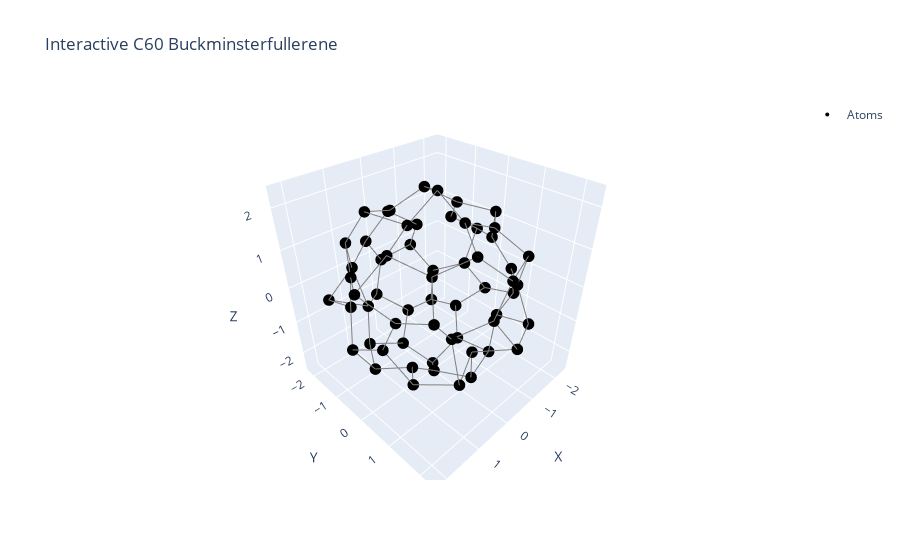

The notebook cell this image was saved under:
### Code cell
start = 0
stop = 60
# Create scatter plot of atoms
atoms = go.Scatter3d(
    x=scaled_points[start:stop, 0],
    y=scaled_points[start:stop, 1],
    z=scaled_points[start:stop, 2],
    mode='markers',
    marker=dict(size=4, color='black'),
    name='Atoms'
)

# Create lines between atoms within bonding distance
D = squareform(pdist(scaled_points))
threshold = 1.1  # bond cutoff

bond_length = 1
tolerance = 0.1  # allow tiny numerical error

# Only draw edges where distance ≈ bond length
edges = []
for i in range(len(scaled_points)):
    for j in range(i + 1, len(scaled_points)):
        dist = np.linalg.norm(scaled_points[i] - scaled_points[j])
        if abs(dist - bond_length) < tolerance:
            edges.append(go.Scatter3d(
                x=[scaled_points[i, 0], scaled_points[j, 0], None],
                y=[scaled_points[i, 1], scaled_points[j, 1], None],
                z=[scaled_points[i, 2], scaled_points[j, 2], None],
                mode='lines',
                line=dict(color='gray', width=2),
                showlegend=False
            ))


# Combine all objects
fig = go.Figure(data=[atoms] + edges)
fig.update_layout(
    title='Interactive C60 Buckminsterfullerene',
    scene=dict(
        xaxis=dict(title='X'),
        yaxis=dict(title='Y'),
        zaxis=dict(title='Z'),
        aspectmode='data'
    )
)

fig.show()

### Figure 1 — Plotly figure (JSON) as saved in the notebook; plotly's stock layout.template omitted (floating-point values rounded to 4 significant figures)
{"data": [{"marker": {"color": "black", "size": 4}, "mode": "markers", "name": "Atoms", "type": "scatter3d", "x": [1.438, 2.188, 0.599, 1.721, 1.68, 1.772, 1.881, 2.086, -0.1285, 0.3363, -0.1701, 1.004, 1.585, -0.2152, 0.1527, 0.999, -1.246, -1.675, -0.5633, -0.9535, -1.111, -1.934, -1.839, -1.205, -0.3326, -1.033, 0.1396, -1.599, -2.347, -1.162, -1.287, -1.7, 1.263, 1.013, 0.9891, 0.2403, -0.2483, 1.674, 0.8782, 0.1729, -1.242, -1.235, -0.3077, -0.6847, -1.178, -2.124, -2.109, -0.8062, 0.2719, -0.2422, -1.136, 0.1256, 1.162, 1.725, 1.154, 0.4669, 0.325, 1.152, 1.628, -0.06406], "y": [0.2471, 0.147, -0.09828, -0.6397, -0.8541, 0.7979, 0.4584, -0.3569, 0.8031, 1.549, -0.004664, 1.019, 1.658, 2.014, 1.918, 1.556, -0.4439, 0.3661, -0.8097, 0.915, 1.731, 0.1187, 0.842, 1.485, -1.866, -1.608, -1.196, -0.954, -0.7038, -2.036, -1.288, -0.5339, -1.397, -1.652, -0.9698, -2.092, -2.178, -1.782, -1.356, -1.933, -0.3848, -1.307, -1.251, 0.2117, 1.014, 0.7986, -0.1189, 1.149, 1.498, 2.298, 1.948, 1.397, 0.5281, 1.185, 1.942, 0.5155, -0.7679, -1.059, -0.2464, -0.07376], "z": [1.579, 1.004, 1.784, 0.8018, -0.1051, 0.4441, -0.3992, -0.7879, 1.9, 1.636, 2.326, 1.254, 0.8062, 1.053, 0.2151, 0.03514, 1.591, 1.479, 2.057, 1.531, 1.114, 0.6238, 0.08184, 0.2268, 1.184, 0.6701, 1.59, 0.919, 0.4032, -0.1395, -0.6932, -0.3049, 1.127, 0.2684, 1.919, 0.494, -0.2849, -0.3974, -0.7774, -1.067, -1.37, -1.652, -1.488, -1.799, -0.8685, -0.8133, -1.088, -1.745, -0.8242, -0.5565, -0.5899, -1.782, -1.343, -0.9817, -0.8501, -1.945, -1.965, -1.644, -1.613, -2.458]}, {"line": {"color": "gray", "width": 2}, "mode": "lines", "showlegend": false, "type": "scatter3d", "x": [1.438, 2.188, null], "y": [0.2471, 0.147, null], "z": [1.579, 1.004, null]}, {"line": {"color": "gray", "width": 2}, "mode": "lines", "showlegend": false, "type": "scatter3d", "x": [1.438, 0.599, null], "y": [0.2471, -0.09828, null], "z": [1.579, 1.784, null]}, {"line": {"color": "gray", "width": 2}, "mode": "lines", "showlegend": false, "type": "scatter3d", "x": [1.438, 1.004, null], "y": [0.2471, 1.019, null], "z": [1.579, 1.254, null]}, {"line": {"color": "gray", "width": 2}, "mode": "lines", "showlegend": false, "type": "scatter3d", "x": [2.188, 1.721, null], "y": [0.147, -0.6397, null], "z": [1.004, 0.8018, null]}, {"line": {"color": "gray", "width": 2}, "mode": "lines", "showlegend": false, "type": "scatter3d", "x": [2.188, 1.772, null], "y": [0.147, 0.7979, null], "z": [1.004, 0.4441, null]}, {"line": {"color": "gray", "width": 2}, "mode": "lines", "showlegend": false, "type": "scatter3d", "x": [0.599, -0.1701, null], "y": [-0.09828, -0.004664, null], "z": [1.784, 2.326, null]}, {"line": {"color": "gray", "width": 2}, "mode": "lines", "showlegend": false, "type": "scatter3d", "x": [0.599, 0.9891, null], "y": [-0.09828, -0.9698, null], "z": [1.784, 1.919, null]}, {"line": {"color": "gray", "width": 2}, "mode": "lines", "showlegend": false, "type": "scatter3d", "x": [1.721, 1.68, null], "y": [-0.6397, -0.8541, null], "z": [0.8018, -0.1051, null]}, {"line": {"color": "gray", "width": 2}, "mode": "lines", "showlegend": false, "type": "scatter3d", "x": [1.721, 1.263, null], "y": [-0.6397, -1.397, null], "z": [0.8018, 1.127, null]}, {"line": {"color": "gray", "width": 2}, "mode": "lines", "showlegend": false, "type": "scatter3d", "x": [1.68, 2.086, null], "y": [-0.8541, -0.3569, null], "z": [-0.1051, -0.7879, null]}, {"line": {"color": "gray", "width": 2}, "mode": "lines", "showlegend": false, "type": "scatter3d", "x": [1.68, 1.674, null], "y": [-0.8541, -1.782, null], "z": [-0.1051, -0.3974, null]}, {"line": {"color": "gray", "width": 2}, "mode": "lines", "showlegend": false, "type": "scatter3d", "x": [1.772, 1.881, null], "y": [0.7979, 0.4584, null], "z": [0.4441, -0.3992, null]}, {"line": {"color": "gray", "width": 2}, "mode": "lines", "showlegend": false, "type": "scatter3d", "x": [1.772, 1.585, null], "y": [0.7979, 1.658, null], "z": [0.4441, 0.8062, null]}, {"line": {"color": "gray", "width": 2}, "mode": "lines", "showlegend": false, "type": "scatter3d", "x": [1.881, 2.086, null], "y": [0.4584, -0.3569, null], "z": [-0.3992, -0.7879, null]}, {"line": {"color": "gray", "width": 2}, "mode": "lines", "showlegend": false, "type": "scatter3d", "x": [1.881, 1.725, null], "y": [0.4584, 1.185, null], "z": [-0.3992, -0.9817, null]}, {"line": {"color": "gray", "width": 2}, "mode": "lines", "showlegend": false, "type": "scatter3d", "x": [2.086, 1.628, null], "y": [-0.3569, -0.2464, null], "z": [-0.7879, -1.613, null]}, {"line": {"color": "gray", "width": 2}, "mode": "lines", "showlegend": false, "type": "scatter3d", "x": [-0.1285, 0.3363, null], "y": [0.8031, 1.549, null], "z": [1.9, 1.636, null]}, {"line": {"color": "gray", "width": 2}, "mode": "lines", "showlegend": false, "type": "scatter3d", "x": [-0.1285, -0.1701, null], "y": [0.8031, -0.004664, null], "z": [1.9, 2.326, null]}, {"line": {"color": "gray", "width": 2}, "mode": "lines", "showlegend": false, "type": "scatter3d", "x": [-0.1285, -0.9535, null], "y": [0.8031, 0.915, null], "z": [1.9, 1.531, null]}, {"line": {"color": "gray", "width": 2}, "mode": "lines", "showlegend": false, "type": "scatter3d", "x": [0.3363, 1.004, null], "y": [1.549, 1.019, null], "z": [1.636, 1.254, null]}, {"line": {"color": "gray", "width": 2}, "mode": "lines", "showlegend": false, "type": "scatter3d", "x": [0.3363, -0.2152, null], "y": [1.549, 2.014, null], "z": [1.636, 1.053, null]}, {"line": {"color": "gray", "width": 2}, "mode": "lines", "showlegend": false, "type": "scatter3d", "x": [-0.1701, -0.5633, null], "y": [-0.004664, -0.8097, null], "z": [2.326, 2.057, null]}, {"line": {"color": "gray", "width": 2}, "mode": "lines", "showlegend": false, "type": "scatter3d", "x": [1.004, 1.585, null], "y": [1.019, 1.658, null], "z": [1.254, 0.8062, null]}, {"line": {"color": "gray", "width": 2}, "mode": "lines", "showlegend": false, "type": "scatter3d", "x": [1.585, 0.999, null], "y": [1.658, 1.556, null], "z": [0.8062, 0.03514, null]}, {"line": {"color": "gray", "width": 2}, "mode": "lines", "showlegend": false, "type": "scatter3d", "x": [-0.2152, 0.1527, null], "y": [2.014, 1.918, null], "z": [1.053, 0.2151, null]}, {"line": {"color": "gray", "width": 2}, "mode": "lines", "showlegend": false, "type": "scatter3d", "x": [-0.2152, -1.111, null], "y": [2.014, 1.731, null], "z": [1.053, 1.114, null]}, {"line": {"color": "gray", "width": 2}, "mode": "lines", "showlegend": false, "type": "scatter3d", "x": [0.1527, 0.999, null], "y": [1.918, 1.556, null], "z": [0.2151, 0.03514, null]}, {"line": {"color": "gray", "width": 2}, "mode": "lines", "showlegend": false, "type": "scatter3d", "x": [0.1527, -0.2422, null], "y": [1.918, 2.298, null], "z": [0.2151, -0.5565, null]}, {"line": {"color": "gray", "width": 2}, "mode": "lines", "showlegend": false, "type": "scatter3d", "x": [0.999, 1.154, null], "y": [1.556, 1.942, null], "z": [0.03514, -0.8501, null]}, {"line": {"color": "gray", "width": 2}, "mode": "lines", "showlegend": false, "type": "scatter3d", "x": [-1.246, -1.675, null], "y": [-0.4439, 0.3661, null], "z": [1.591, 1.479, null]}, {"line": {"color": "gray", "width": 2}, "mode": "lines", "showlegend": false, "type": "scatter3d", "x": [-1.246, -0.5633, null], "y": [-0.4439, -0.8097, null], "z": [1.591, 2.057, null]}, {"line": {"color": "gray", "width": 2}, "mode": "lines", "showlegend": false, "type": "scatter3d", "x": [-1.246, -1.599, null], "y": [-0.4439, -0.954, null], "z": [1.591, 0.919, null]}, {"line": {"color": "gray", "width": 2}, "mode": "lines", "showlegend": false, "type": "scatter3d", "x": [-1.675, -0.9535, null], "y": [0.3661, 0.915, null], "z": [1.479, 1.531, null]}, {"line": {"color": "gray", "width": 2}, "mode": "lines", "showlegend": false, "type": "scatter3d", "x": [-1.675, -1.934, null], "y": [0.3661, 0.1187, null], "z": [1.479, 0.6238, null]}, {"line": {"color": "gray", "width": 2}, "mode": "lines", "showlegend": false, "type": "scatter3d", "x": [-0.5633, 0.1396, null], "y": [-0.8097, -1.196, null], "z": [2.057, 1.59, null]}, {"line": {"color": "gray", "width": 2}, "mode": "lines", "showlegend": false, "type": "scatter3d", "x": [-0.9535, -1.111, null], "y": [0.915, 1.731, null], "z": [1.531, 1.114, null]}, {"line": {"color": "gray", "width": 2}, "mode": "lines", "showlegend": false, "type": "scatter3d", "x": [-1.111, -1.205, null], "y": [1.731, 1.485, null], "z": [1.114, 0.2268, null]}, {"line": {"color": "gray", "width": 2}, "mode": "lines", "showlegend": false, "type": "scatter3d", "x": [-1.934, -1.839, null], "y": [0.1187, 0.842, null], "z": [0.6238, 0.08184, null]}, {"line": {"color": "gray", "width": 2}, "mode": "lines", "showlegend": false, "type": "scatter3d", "x": [-1.934, -2.347, null], "y": [0.1187, -0.7038, null], "z": [0.6238, 0.4032, null]}, {"line": {"color": "gray", "width": 2}, "mode": "lines", "showlegend": false, "type": "scatter3d", "x": [-1.839, -1.205, null], "y": [0.842, 1.485, null], "z": [0.08184, 0.2268, null]}, {"line": {"color": "gray", "width": 2}, "mode": "lines", "showlegend": false, "type": "scatter3d", "x": [-1.839, -2.124, null], "y": [0.842, 0.7986, null], "z": [0.08184, -0.8133, null]}, {"line": {"color": "gray", "width": 2}, "mode": "lines", "showlegend": false, "type": "scatter3d", "x": [-1.205, -1.136, null], "y": [1.485, 1.948, null], "z": [0.2268, -0.5899, null]}, {"line": {"color": "gray", "width": 2}, "mode": "lines", "showlegend": false, "type": "scatter3d", "x": [-0.3326, -1.033, null], "y": [-1.866, -1.608, null], "z": [1.184, 0.6701, null]}, {"line": {"color": "gray", "width": 2}, "mode": "lines", "showlegend": false, "type": "scatter3d", "x": [-0.3326, 0.1396, null], "y": [-1.866, -1.196, null], "z": [1.184, 1.59, null]}, {"line": {"color": "gray", "width": 2}, "mode": "lines", "showlegend": false, "type": "scatter3d", "x": [-0.3326, 0.2403, null], "y": [-1.866, -2.092, null], "z": [1.184, 0.494, null]}, {"line": {"color": "gray", "width": 2}, "mode": "lines", "showlegend": false, "type": "scatter3d", "x": [-1.033, -1.162, null], "y": [-1.608, -2.036, null], "z": [0.6701, -0.1395, null]}, {"line": {"color": "gray", "width": 2}, "mode": "lines", "showlegend": false, "type": "scatter3d", "x": [0.1396, 0.9891, null], "y": [-1.196, -0.9698, null], "z": [1.59, 1.919, null]}, {"line": {"color": "gray", "width": 2}, "mode": "lines", "showlegend": false, "type": "scatter3d", "x": [-1.599, -2.347, null], "y": [-0.954, -0.7038, null], "z": [0.919, 0.4032, null]}, {"line": {"color": "gray", "width": 2}, "mode": "lines", "showlegend": false, "type": "scatter3d", "x": [-2.347, -1.7, null], "y": [-0.7038, -0.5339, null], "z": [0.4032, -0.3049, null]}, {"line": {"color": "gray", "width": 2}, "mode": "lines", "showlegend": false, "type": "scatter3d", "x": [-1.162, -1.287, null], "y": [-2.036, -1.288, null], "z": [-0.1395, -0.6932, null]}, {"line": {"color": "gray", "width": 2}, "mode": "lines", "showlegend": false, "type": "scatter3d", "x": [-1.162, -0.2483, null], "y": [-2.036, -2.178, null], "z": [-0.1395, -0.2849, null]}, {"line": {"color": "gray", "width": 2}, "mode": "lines", "showlegend": false, "type": "scatter3d", "x": [-1.287, -1.7, null], "y": [-1.288, -0.5339, null], "z": [-0.6932, -0.3049, null]}, {"line": {"color": "gray", "width": 2}, "mode": "lines", "showlegend": false, "type": "scatter3d", "x": [-1.287, -1.235, null], "y": [-1.288, -1.307, null], "z": [-0.6932, -1.652, null]}, {"line": {"color": "gray", "width": 2}, "mode": "lines", "showlegend": false, "type": "scatter3d", "x": [-1.7, -2.109, null], "y": [-0.5339, -0.1189, null], "z": [-0.3049, -1.088, null]}, {"line": {"color": "gray", "width": 2}, "mode": "lines", "showlegend": false, "type": "scatter3d", "x": [1.263, 1.013, null], "y": [-1.397, -1.652, null], "z": [1.127, 0.2684, null]}, {"line": {"color": "gray", "width": 2}, "mode": "lines", "showlegend": false, "type": "scatter3d", "x": [1.263, 0.9891, null], "y": [-1.397, -0.9698, null], "z": [1.127, 1.919, null]}, {"line": {"color": "gray", "width": 2}, "mode": "lines", "showlegend": false, "type": "scatter3d", "x": [1.013, 0.2403, null], "y": [-1.652, -2.092, null], "z": [0.2684, 0.494, null]}, {"line": {"color": "gray", "width": 2}, "mode": "lines", "showlegend": false, "type": "scatter3d", "x": [1.013, 1.674, null], "y": [-1.652, -1.782, null], "z": [0.2684, -0.3974, null]}, {"line": {"color": "gray", "width": 2}, "mode": "lines", "showlegend": false, "type": "scatter3d", "x": [1.013, 0.8782, null], "y": [-1.652, -1.356, null], "z": [0.2684, -0.7774, null]}, {"line": {"color": "gray", "width": 2}, "mode": "lines", "showlegend": false, "type": "scatter3d", "x": [0.2403, -0.2483, null], "y": [-2.092, -2.178, null], "z": [0.494, -0.2849, null]}, {"line": {"color": "gray", "width": 2}, "mode": "lines", "showlegend": false, "type": "scatter3d", "x": [-0.2483, 0.1729, null], "y": [-2.178, -1.933, null], "z": [-0.2849, -1.067, null]}, {"line": {"color": "gray", "width": 2}, "mode": "lines", "showlegend": false, "type": "scatter3d", "x": [1.674, 0.8782, null], "y": [-1.782, -1.356, null], "z": [-0.3974, -0.7774, null]}, {"line": {"color": "gray", "width": 2}, "mode": "lines", "showlegend": false, "type": "scatter3d", "x": [0.8782, 0.1729, null], "y": [-1.356, -1.933, null], "z": [-0.7774, -1.067, null]}, {"line": {"color": "gray", "width": 2}, "mode": "lines", "showlegend": false, "type": "scatter3d", "x": [0.8782, 1.152, null], "y": [-1.356, -1.059, null], "z": [-0.7774, -1.644, null]}, {"line": {"color": "gray", "width": 2}, "mode": "lines", "showlegend": false, "type": "scatter3d", "x": [0.1729, -0.3077, null], "y": [-1.933, -1.251, null], "z": [-1.067, -1.488, null]}, {"line": {"color": "gray", "width": 2}, "mode": "lines", "showlegend": false, "type": "scatter3d", "x": [-1.242, -1.235, null], "y": [-0.3848, -1.307, null], "z": [-1.37, -1.652, null]}, {"line": {"color": "gray", "width": 2}, "mode": "lines", "showlegend": false, "type": "scatter3d", "x": [-1.242, -0.6847, null], "y": [-0.3848, 0.2117, null], "z": [-1.37, -1.799, null]}, {"line": {"color": "gray", "width": 2}, "mode": "lines", "showlegend": false, "type": "scatter3d", "x": [-1.242, -2.109, null], "y": [-0.3848, -0.1189, null], "z": [-1.37, -1.088, null]}, {"line": {"color": "gray", "width": 2}, "mode": "lines", "showlegend": false, "type": "scatter3d", "x": [-1.235, -0.3077, null], "y": [-1.307, -1.251, null], "z": [-1.652, -1.488, null]}, {"line": {"color": "gray", "width": 2}, "mode": "lines", "showlegend": false, "type": "scatter3d", "x": [-0.3077, 0.325, null], "y": [-1.251, -0.7679, null], "z": [-1.488, -1.965, null]}, {"line": {"color": "gray", "width": 2}, "mode": "lines", "showlegend": false, "type": "scatter3d", "x": [-0.6847, -0.8062, null], "y": [0.2117, 1.149, null], "z": [-1.799, -1.745, null]}, {"line": {"color": "gray", "width": 2}, "mode": "lines", "showlegend": false, "type": "scatter3d", "x": [-0.6847, -0.06406, null], "y": [0.2117, -0.07376, null], "z": [-1.799, -2.458, null]}, {"line": {"color": "gray", "width": 2}, "mode": "lines", "showlegend": false, "type": "scatter3d", "x": [-1.178, -2.124, null], "y": [1.014, 0.7986, null], "z": [-0.8685, -0.8133, null]}, {"line": {"color": "gray", "width": 2}, "mode": "lines", "showlegend": false, "type": "scatter3d", "x": [-1.178, -0.8062, null], "y": [1.014, 1.149, null], "z": [-0.8685, -1.745, null]}, {"line": {"color": "gray", "width": 2}, "mode": "lines", "showlegend": false, "type": "scatter3d", "x": [-1.178, -1.136, null], "y": [1.014, 1.948, null], "z": [-0.8685, -0.5899, null]}, {"line": {"color": "gray", "width": 2}, "mode": "lines", "showlegend": false, "type": "scatter3d", "x": [-2.124, -2.109, null], "y": [0.7986, -0.1189, null], "z": [-0.8133, -1.088, null]}, {"line": {"color": "gray", "width": 2}, "mode": "lines", "showlegend": false, "type": "scatter3d", "x": [-0.8062, 0.1256, null], "y": [1.149, 1.397, null], "z": [-1.745, -1.782, null]}, {"line": {"color": "gray", "width": 2}, "mode": "lines", "showlegend": false, "type": "scatter3d", "x": [0.2719, -0.2422, null], "y": [1.498, 2.298, null], "z": [-0.8242, -0.5565, null]}, {"line": {"color": "gray", "width": 2}, "mode": "lines", "showlegend": false, "type": "scatter3d", "x": [0.2719, 0.1256, null], "y": [1.498, 1.397, null], "z": [-0.8242, -1.782, null]}, {"line": {"color": "gray", "width": 2}, "mode": "lines", "showlegend": false, "type": "scatter3d", "x": [0.2719, 1.154, null], "y": [1.498, 1.942, null], "z": [-0.8242, -0.8501, null]}, {"line": {"color": "gray", "width": 2}, "mode": "lines", "showlegend": false, "type": "scatter3d", "x": [-0.2422, -1.136, null], "y": [2.298, 1.948, null], "z": [-0.5565, -0.5899, null]}, {"line": {"color": "gray", "width": 2}, "mode": "lines", "showlegend": false, "type": "scatter3d", "x": [0.1256, 0.4669, null], "y": [1.397, 0.5155, null], "z": [-1.782, -1.945, null]}, {"line": {"color": "gray", "width": 2}, "mode": "lines", "showlegend": false, "type": "scatter3d", "x": [1.162, 1.725, null], "y": [0.5281, 1.185, null], "z": [-1.343, -0.9817, null]}, {"line": {"color": "gray", "width": 2}, "mode": "lines", "showlegend": false, "type": "scatter3d", "x": [1.162, 0.4669, null], "y": [0.5281, 0.5155, null], "z": [-1.343, -1.945, null]}, {"line": {"color": "gray", "width": 2}, "mode": "lines", "showlegend": false, "type": "scatter3d", "x": [1.162, 1.628, null], "y": [0.5281, -0.2464, null], "z": [-1.343, -1.613, null]}, {"line": {"color": "gray", "width": 2}, "mode": "lines", "showlegend": false, "type": "scatter3d", "x": [1.725, 1.154, null], "y": [1.185, 1.942, null], "z": [-0.9817, -0.8501, null]}, {"line": {"color": "gray", "width": 2}, "mode": "lines", "showlegend": false, "type": "scatter3d", "x": [0.4669, -0.06406, null], "y": [0.5155, -0.07376, null], "z": [-1.945, -2.458, null]}, {"line": {"color": "gray", "width": 2}, "mode": "lines", "showlegend": false, "type": "scatter3d", "x": [0.325, 1.152, null], "y": [-0.7679, -1.059, null], "z": [-1.965, -1.644, null]}, {"line": {"color": "gray", "width": 2}, "mode": "lines", "showlegend": false, "type": "scatter3d", "x": [0.325, -0.06406, null], "y": [-0.7679, -0.07376, null], "z": [-1.965, -2.458, null]}, {"line": {"color": "gray", "width": 2}, "mode": "lines", "showlegend": false, "type": "scatter3d", "x": [1.152, 1.628, null], "y": [-1.059, -0.2464, null], "z": [-1.644, -1.613, null]}], "layout": {"scene": {"aspectmode": "data", "xaxis": {"title": {"text": "X"}}, "yaxis": {"title": {"text": "Y"}}, "zaxis": {"title": {"text": "Z"}}}, "title": {"text": "Interactive C60 Buckminsterfullerene"}}}
